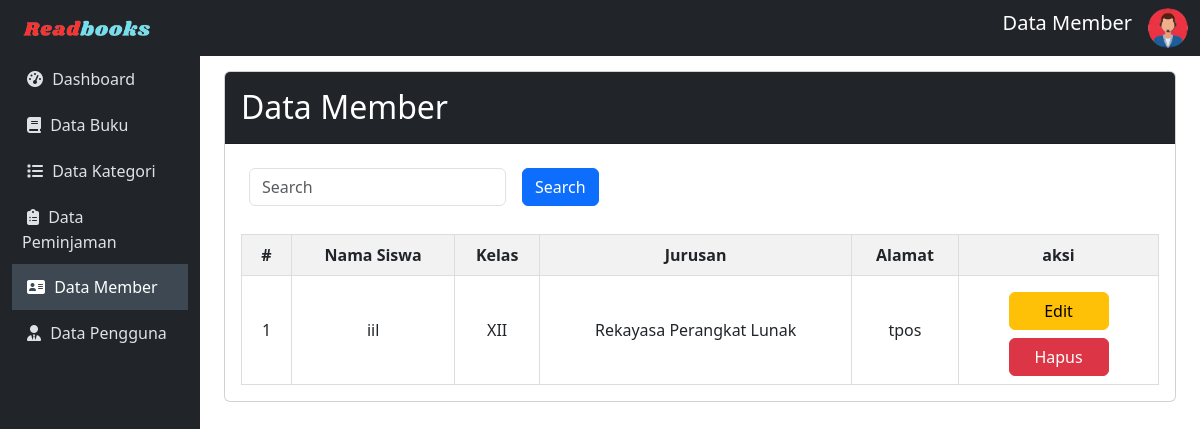
Page /admin/member/data-member.php on the committed database.
### tables this page shows
CREATE TABLE `member` (
  `nisn` varchar(10) NOT NULL,
  `nama` varchar(50) NOT NULL,
  `password` varchar(50) NOT NULL,
  `kelas` varchar(50) NOT NULL,
  `jurusan` varchar(50) NOT NULL,
  `alamat` varchar(50) NOT NULL
);

### config/config.php (called while the page is built, shortened)
<?php
$host = "127.0.0.1";
$username = "root";
$password = "";
$database_name = "ukk_alika";
$connection = mysqli_connect($host, $username, $password, $database_name);
function queryReadData($dataKategori)
{
  global $connection;
  $result = mysqli_query($connection, $dataKategori);
  $items = [];
  while ($item = mysqli_fetch_assoc($result)) {
    $items[] = $item;
  }
  return $items;
}
?>

### admin/member/data-member.php (the view, shortened to what this page needs)
<?php
include "../../config/config.php";
$datasiswa = queryReadData("SELECT * FROM member order by nama, jurusan, kelas ASC");
?>
<!DOCTYPE html>
<html lang="en">
<head>
    <link href="https://cdn.jsdelivr.net/npm/bootstrap@5.3.2/dist/css/bootstrap.min.css" rel="stylesheet">
</head>
<body>
    <nav class="navbar navbar-expand-lg navbar-dark sticky-top">
        <div class="container-fluid">
            <a class="navbar-brand" href="index.php"><img src="../../assets/readbook.png" width="150px"></a>
            <div class="collapse navbar-collapse" id="mynavbar">
                <ul class="navbar-nav ms-auto">
                    <li class="nav-item">
                        <span class="navbar-brand text-center">Data Member</span>
                    </li>
                    <li class="nav-item">
                        <i id="profile-icon" class="bi bi-person-circle text-light" data-bs-toggle="dropdown">
                            <img src="../../assets/adminLogo.png" alt="Avatar Logo" style="width:40px;" class="rounded-pill"></i>
                    </li>
                </ul>
            </div>
        </div>
    </nav>
    <div class="container-fluid">
        <div class="row">
            <nav id="sidebar" class="col-md-3 col-lg-2 d-md-block position-fixed vh-100">
                <div class="position-sticky">
                    <ul class="nav flex-column">
                        <li class="nav-item">
                            <a class="nav-link" href="../index.php">
                               <i class="fa fa-dashboard" style="margin: 5px;"></i>
                                Dashboard
                            </a>
                        </li>
                        <li class="nav-item">
                            <a class="nav-link" href="../buku/data-buku.php">
                            <i class="fa fa-book" style="margin: 5px;"></i>
                                Data Buku
                            </a>
                        </li>
                        <li class="nav-item">
                            <a class="nav-link" href="../kategori/data-kategori.php">
                            <i class="fa fa-list" style="margin: 5px;"></i>
                                Data Kategori
                            </a>
                        </li>
                        <li class="nav-item">
                            <a class="nav-link" href="../peminjaman/data-peminjaman.php">
                            <i class="fas fa-clipboard-list" style="margin: 5px;"></i>
                                Data Peminjaman
                            </a>
                        </li>
                        <li class="nav-item">
                            <a class="nav-link active" href="data-member.php">
                            <i class="fa fa-address-card" style="margin: 5px;"></i>
                                Data Member
                            </a>
                        </li>
                        <li class="nav-item">
                            <a class="nav-link" href="../akun/pengguna.php">
                            <i class="fas fa-user-tie" style="margin: 5px;"></i>
                                Data Pengguna
                            </a>
                        </li>
                    </ul>
                </div>
            </nav>
            <main id="content" class="col-md-9 ms-sm-auto col-lg-10 px-md-4">
                <div class="card">
                <div class="card-header bg-dark text-white">
                        <h2 class="mt-2">Data Member</h2>
                    </div>
                    <div class="card-body scrollable-card">
                        <form class="d-flex" action="" method="post">
                            <div style="display: flex;">
                                <input class="form-control m-2" type="text" name="keyword" id="keyword" placeholder="Search">
                                <button class="btn btn-primary m-2" type="submit" name="search">Search</button>
                            </div>
                        </form>
                        <table>
                            <thead>
                                <tr>
                                    <th style="width:50px;">#</th>
                                    <th>Nama Siswa</th>
                                    <th>Kelas</th>
                                    <th>Jurusan</th>
                                    <th>Alamat</th>
                                    <th style="width:200px;">aksi</th>
                                </tr>
                            </thead>
                            <tbody>
                                <?php
                                $no = 1;
                                foreach ($datasiswa as $item) :
                                ?>
                                    <tr>
                                        <td style="width:50px;"><?= $no++; ?></td>
                                        <td><?= $item["nama"]; ?></td>
                                        <td><?= $item["kelas"]; ?></td>
                                        <td><?= $item["jurusan"]; ?></td>
                                        <td><?= $item["alamat"]; ?></td>
                                        <td style="width:200px;">
                                            <div>
                                            <a href="editMember.php?nisn=<?= $item['nisn'];?>" Class="btn btn-warning mt-2" style="width:100px;">Edit</a>
                                            </div>
                                            <div>
                                            <a href="deleteMember.php?nisn=<?= $item['nisn']; ?>" Class="btn btn-danger mt-2" style="width:100px;" onclick="return confirm('Apakah Member dengan Nama <?= $item['nama']; ?> ingin anda hapus?');">Hapus</a>
                                        </div>
                                    </td>
                                    </tr>
                                <?php endforeach; ?>
                            </tbody>
                        </table>
                    </div>
                </div>
            </main>
        </div>
    </div>
</body>
</html>

### admin/member/data-member.php (style rules this page uses)
body { font-family: 'Segoe UI', Tahoma, Geneva, Verdana, sans-serif; }
#sidebar { background-color: #212529; color: #fff; }
#content { transition: margin-left 0.5s; padding: 15px; }
.navbar { background-color: #212529; }
.navbar-brand { color: #fff; }
.nav-link { padding: 10px; text-decoration: none; color: #dee2e6; transition: background-color 0.3s, color 0.3s; }
.nav-link.active { background-color: #3d4852; color: #fff; }
table { width: 100%; border-collapse: collapse; margin-top: 20px; }
th, td { border: 1px solid #ddd; padding: 8px; text-align: center; }
th { background-color: #f2f2f2; }
.scrollable-card { max-height: 600px; overflow-y: auto; }

### rows in the picture
member: nama "iil", kelas "XII", jurusan "Rekayasa Perangkat Lunak", alamat "tpos"
